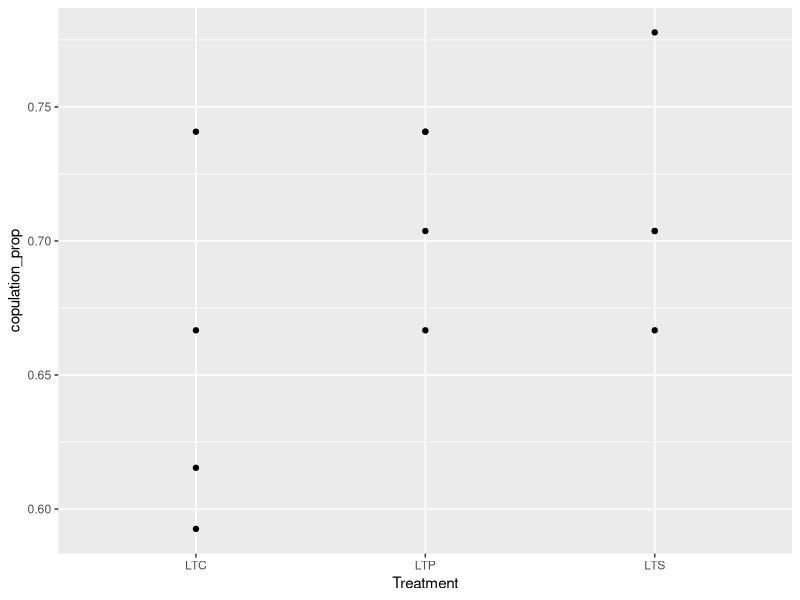
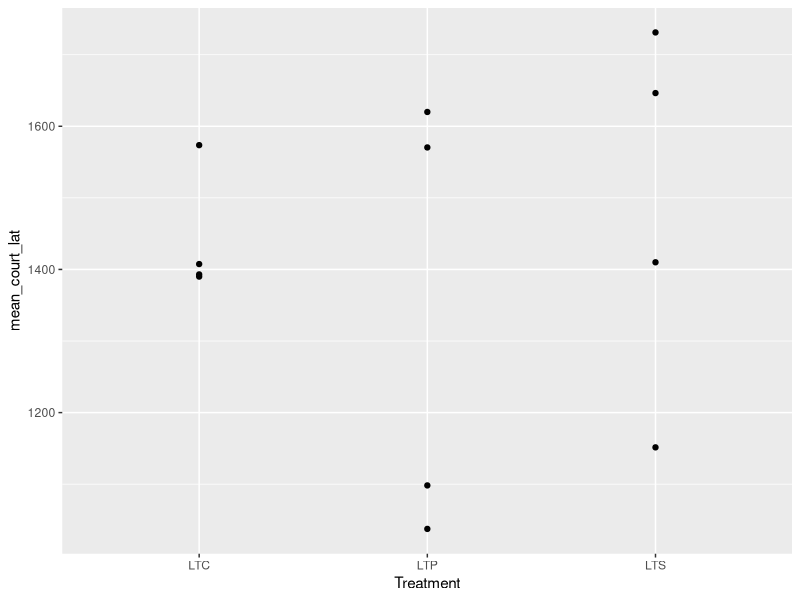
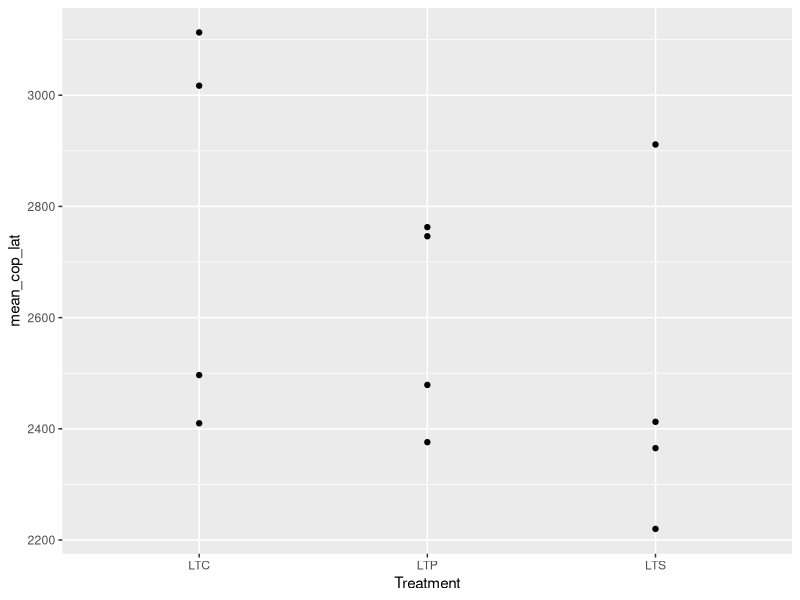
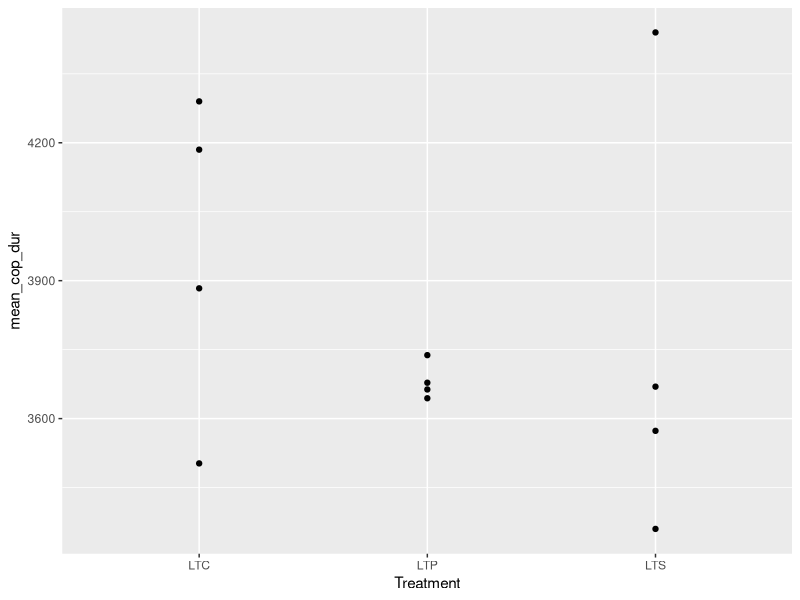

Write R code to recreate these figures, in order.
# Data from Abhijna of the long term populations and their courtship and copulation data

library(ggplot2)
library(dplyr)
library(tidyr)

#library(lme4)
#library(car)

#Change working directory to the Data folder (if from script folder to start)!

AP_evolved_data <- read.csv("AP_EvolvedPopCourtshipCopulation_2014.csv", h=T)

#Start time of agebin 4 not recorded: so removed
AP_evolved_data <- AP_evolved_data[-which(AP_evolved_data$Bin4 == "" & AP_evolved_data$AgeBin =="4"),]
#Make relative start times:
AP_evolved_data$StartTime <- as.difftime(as.character(AP_evolved_data$StartTime), format = "%H:%M", units = "secs")
AP_evolved_data$CourtshipLatency <- as.difftime(as.character(AP_evolved_data$CourtshipLatency), format = "%H:%M", units = "secs")
AP_evolved_data$Bin2 <- as.difftime(as.character(AP_evolved_data$Bin2), format = "%H:%M", units = "secs")
AP_evolved_data$Bin3 <- as.difftime(as.character(AP_evolved_data$Bin3), format = "%H:%M", units = "secs")
AP_evolved_data$Bin4 <- as.difftime(as.character(AP_evolved_data$Bin4), format = "%H:%M", units = "secs")
AP_evolved_data$CopulationLatency <- as.difftime(as.character(AP_evolved_data$CopulationLatency), format = "%H:%M", units = "secs")
AP_evolved_data$CopulationDuration <- as.difftime(as.character(AP_evolved_data$CopulationDuration), format = "%H:%M", units = "secs")

AP_evolved_data$CourtshipLatency <- with(AP_evolved_data, CourtshipLatency - StartTime)
AP_evolved_data$CopulationLatency <- with(AP_evolved_data, CopulationLatency - StartTime)
AP_evolved_data$CopulationDuration <- with(AP_evolved_data, CopulationDuration - StartTime)
AP_evolved_data$Bin2 <- with(AP_evolved_data, Bin2 - StartTime)
AP_evolved_data$Bin3 <- with(AP_evolved_data, Bin3 - StartTime)
AP_evolved_data$Bin4 <- with(AP_evolved_data, Bin4 - StartTime)
AP_evolved_data$Bin1 <- with(AP_evolved_data, StartTime - StartTime)


#Relative start times for each thing

AP_evolved_data <- within(AP_evolved_data, { 
  Rel_Court_lat = ifelse (AgeBin == 1, CourtshipLatency-Bin1, ifelse(AgeBin == 2, CourtshipLatency-Bin2, ifelse(AgeBin == 3, CourtshipLatency-Bin3, ifelse(AgeBin == 4, CourtshipLatency-Bin4, 0))))})


AP_evolved_data <- within(AP_evolved_data, { 
  Rel_Cop_lat = ifelse (AgeBin == 1, CopulationLatency-Bin1, ifelse(AgeBin == 2, CopulationLatency-Bin2, ifelse(AgeBin == 3, CopulationLatency-Bin3, ifelse(AgeBin == 4, CopulationLatency-Bin4, 0))))})

AP_evolved_data <- within(AP_evolved_data, { 
  Rel_Cop_dur = ifelse (AgeBin == 1, CopulationDuration-Bin1, ifelse(AgeBin == 2, CopulationDuration-Bin2, ifelse(AgeBin == 3, CopulationDuration-Bin3, ifelse(AgeBin == 4, CopulationDuration-Bin4, 0))))})

head(AP_evolved_data)
#New Data frame with only important data:
AP_Data <- subset(AP_evolved_data, select = c(Treatment, Rep, Rel_Court_lat, Rel_Cop_lat, Rel_Cop_dur, Copulation))

#AP_court_lat <- subset(AP_Data, select = c(Treatment, Rep, Rel_Court_lat))
#AP_cop_dur <- subset(AP_Data, select = c(Treatment, Rep, Rel_Cop_dur))
#AP_cop_lat <- subset(AP_Data, select = c(Treatment, Rep, Rel_Cop_lat))


#AP_evolved_data <- AP_evolved_data[-which(AP_evolved_data$Bin4 == "" & AP_evolved_data$AgeBin =="4"),]

#AP_court_lat <- AP_court_lat[-which(AP_court_lat$Rel_Court_lat == ""),]
#AP_cop_lat <- AP_cop_lat[-which(AP_cop_lat$Rel_Cop_lat ==""),]
#AP_cop_dur <- AP_cop_dur[-which(AP_cop_dur$Rel_Cop_dur ==""),]

AP_groups <-AP_Data %>%
  group_by(Treatment, Rep) %>%
  summarise(copulation_prop=sum(Copulation/(n())), mean_court_lat= mean(Rel_Court_lat, na.rm = TRUE), mean_cop_lat = mean(Rel_Cop_lat, na.rm=TRUE), mean_cop_dur = mean(Rel_Cop_dur, na.rm=TRUE))

p1 <- ggplot(AP_groups, aes(x = Treatment, y = copulation_prop))
p2 <- ggplot(AP_groups, aes(x=Treatment, y = mean_court_lat))
p3 <- ggplot(AP_groups, aes(x=Treatment, y = mean_cop_lat))
p4 <- ggplot(AP_groups, aes(x=Treatment, y = mean_cop_dur))

p1+geom_point()
p2+geom_point()
p3+geom_point()
p4+geom_point()
